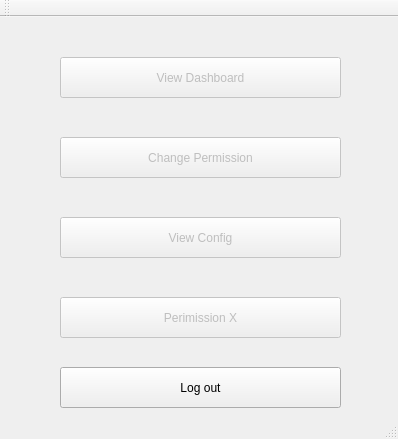
<?xml version="1.0" encoding="UTF-8"?>
<ui version="4.0">
 <class>MainWindow</class>
 <widget class="QMainWindow" name="MainWindow">
  <property name="geometry">
   <rect>
    <x>0</x>
    <y>0</y>
    <width>398</width>
    <height>439</height>
   </rect>
  </property>
  <property name="windowTitle">
   <string>MainWindow</string>
  </property>
  <widget class="QWidget" name="centralWidget">
   <widget class="QPushButton" name="viewDBbtn">
    <property name="enabled">
     <bool>false</bool>
    </property>
    <property name="geometry">
     <rect>
      <x>60</x>
      <y>40</y>
      <width>281</width>
      <height>41</height>
     </rect>
    </property>
    <property name="text">
     <string>View Dashboard</string>
    </property>
    <property name="flat">
     <bool>false</bool>
    </property>
   </widget>
   <widget class="QPushButton" name="changepmsBtn">
    <property name="enabled">
     <bool>false</bool>
    </property>
    <property name="geometry">
     <rect>
      <x>60</x>
      <y>120</y>
      <width>281</width>
      <height>41</height>
     </rect>
    </property>
    <property name="text">
     <string>Change Permission</string>
    </property>
   </widget>
   <widget class="QPushButton" name="configBtn">
    <property name="enabled">
     <bool>false</bool>
    </property>
    <property name="geometry">
     <rect>
      <x>60</x>
      <y>200</y>
      <width>281</width>
      <height>41</height>
     </rect>
    </property>
    <property name="text">
     <string>View Config</string>
    </property>
   </widget>
   <widget class="QPushButton" name="pmsXBtn">
    <property name="enabled">
     <bool>false</bool>
    </property>
    <property name="geometry">
     <rect>
      <x>60</x>
      <y>280</y>
      <width>281</width>
      <height>41</height>
     </rect>
    </property>
    <property name="text">
     <string>Perimission X</string>
    </property>
   </widget>
   <widget class="QPushButton" name="pushButton">
    <property name="geometry">
     <rect>
      <x>60</x>
      <y>350</y>
      <width>281</width>
      <height>41</height>
     </rect>
    </property>
    <property name="text">
     <string>Log out</string>
    </property>
   </widget>
  </widget>
  <widget class="QToolBar" name="mainToolBar">
   <attribute name="toolBarArea">
    <enum>TopToolBarArea</enum>
   </attribute>
   <attribute name="toolBarBreak">
    <bool>false</bool>
   </attribute>
  </widget>
  <widget class="QStatusBar" name="statusBar"/>
 </widget>
 <layoutdefault spacing="6" margin="11"/>
 <resources/>
 <connections/>
</ui>
